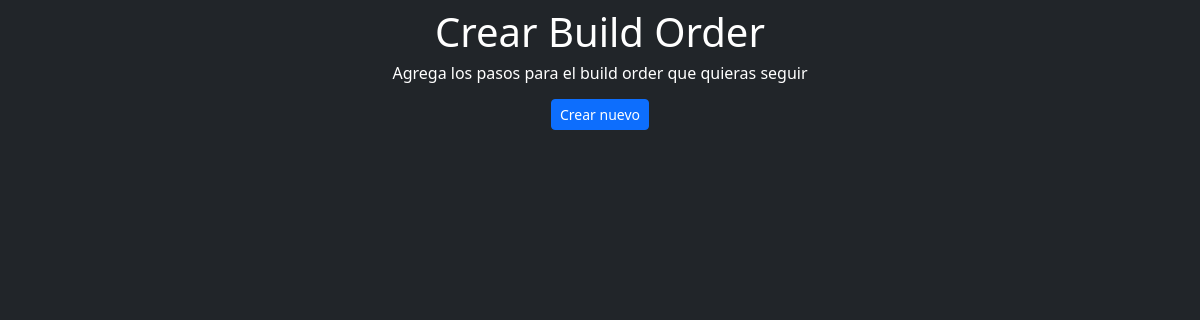
Before: /buildorder/BuildOrders with the older database file.
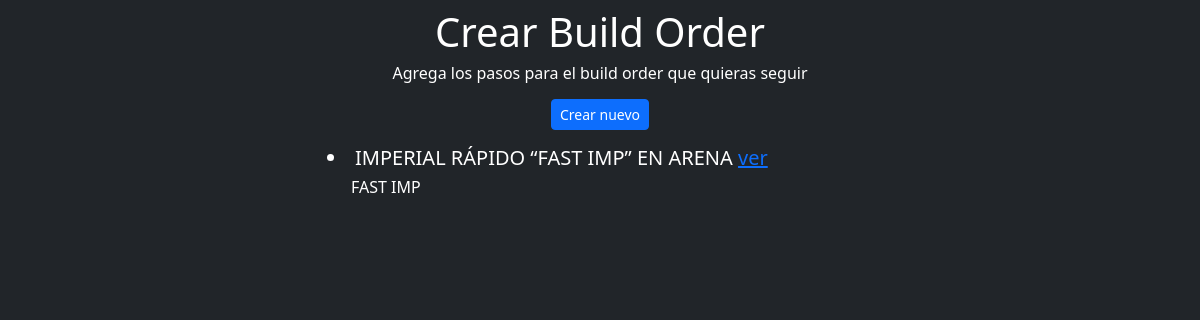
After: the same page with the newer database file.
### buildorder/models.py (models this page shows)
class BuildOrder(models.Model):
    name = models.CharField(max_length=140, default='')
    description = models.TextField(default='')
    velocidad_juego = models.FloatField(default=1.7)
    aldeanos_iniciales = models.IntegerField()
    aldeanos_feudal = models.IntegerField(default=29)
    aldeanos_castillos = models.IntegerField(default=31)
    aldeanos_imperial = models.IntegerField(default=35)
    active = models.BooleanField(default=True)

### buildorder/views.py (the view)
class BuildOrders(TemplateView):
    template_name = "build_orders.html"
    def get_context_data(self, **kwargs):
        args = dict()
        info_build_order = BuildOrder.objects.values('name', 'description', 'id').filter(active=1)
        args['builds_info'] = info_build_order
        return args

### templates/build_orders.html (shortened to what this page needs)
<!doctype html>
<html lang="en">
<head>
    <link href="https://cdn.jsdelivr.net/npm/bootstrap@5.3.0-alpha3/dist/css/bootstrap.min.css" rel="stylesheet">
</head>
<body class="bg-dark text-white" >
    <div class="container">
        <div class="row my-2">
            <div class="col-12 text-center">
                <h1>Crear Build Order</h1>
                <h6>Agrega los pasos para el build order que quieras seguir</h6>
                <a type="button" class="btn btn-sm btn-primary my-2"href="{% url 'buildorder:new_building_order' %}" >Crear nuevo</a>
            </div>
        </div>
        <div class="row my-2">
            <div class="col-6 mx-auto">
                {% for data in builds_info %}
                <h5> <li>{{ data.name }} <a href="{% url 'buildorder:view_build_order' data.id  %}">ver</a> </li></h5>
                <h6 class="ps-4"> {{ data.description }} </h6>
                {% endfor %}
            </div>
        </div>
    </div>
</body>
</body>
</html>

Changed rows visible on the page:
added BuildOrder: name "IMPERIAL RÁPIDO “FAST IMP” EN ARENA", description "FAST IMP"
